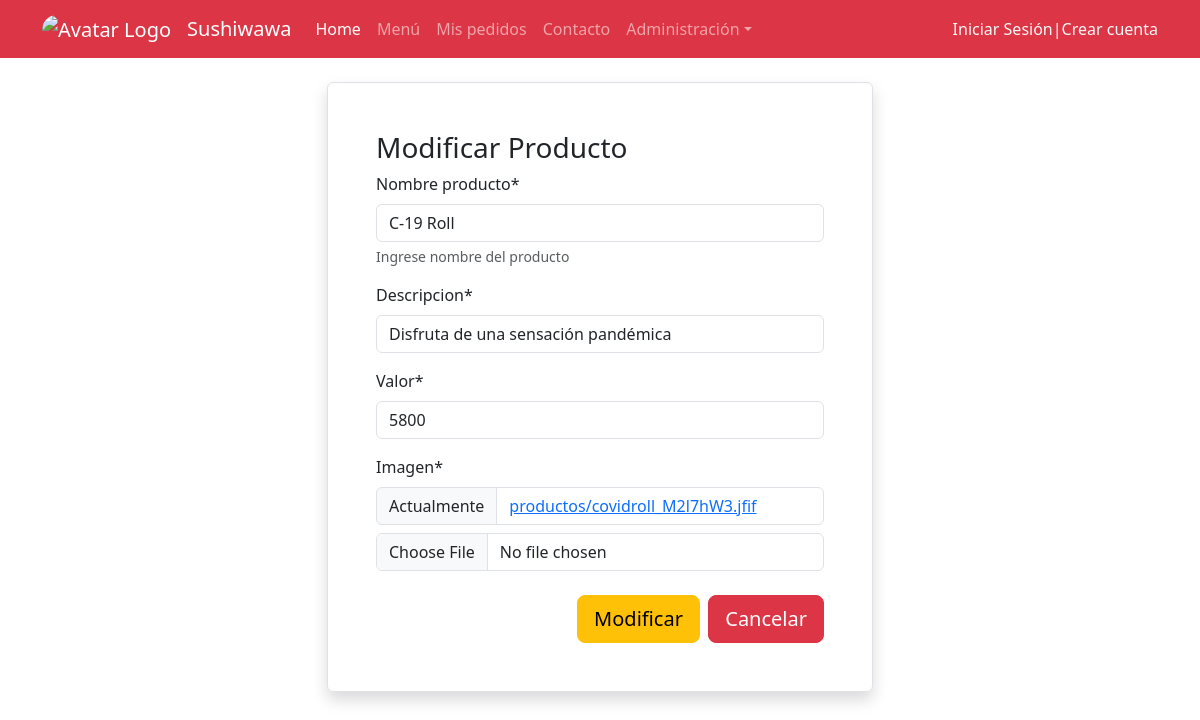
The page /modificarproducto/19 on the database its author committed.
### sushi/models.py (models this page shows, shortened)
class Producto(models.Model):
    nombre_producto=models.CharField(max_length=50, null=False)
    imagen=models.ImageField(upload_to='productos', null=True)
    descripcion=models.CharField(max_length=50, null=False)
    valor=models.IntegerField(null=False)

### sushi/views.py (the view, shortened to what this page needs)
# urls.py: path('modificarproducto/<id>',modificarproducto, name='modificarproducto'),
def modificarproducto(request,id):
    prod=get_object_or_404(Producto, id=id)
    form=ProductoForm(instance=prod)
    datos={
        "form":form
    }
    return render(request,'sushi/modificarproducto.html',datos)

### sushi/forms.py
class ProductoForm(forms.ModelForm):
    nombre_producto=forms.CharField(widget=forms.TextInput(),help_text='Ingrese nombre del producto')
    descripcion=forms.CharField(widget=forms.TextInput())
    valor=forms.IntegerField(min_value=1000, max_value=10000, localize=True)
    imagen=forms.ImageField()
    class Meta:
        model = Producto
        fields = ['nombre_producto', 'descripcion', 'valor', 'imagen']

### sushi/templates/sushi/modificarproducto.html (shortened to what this page needs)
{% extends "sushi/base.html" %}
{% load static %}
{% load crispy_forms_tags %}
{% block contenido %}
<div class="container">
    <div class="row mt-4">
        <div class="col-md-3"></div>
        <div class="col-md-6">
            <div class="border shadow rounded p-5">
                <h3>Modificar Producto</h3>
                <form action="" method="post" enctype="multipart/form-data">
                    {{form | crispy}}
                    <div class="d-flex justify-content-end">
                        <input type="submit" class="btn btn-warning btn-lg mt-2" value="Modificar">
                        <span> &nbsp;&nbsp;</span>
                        <a href="{% url "productos" %}">
                        <input type="button" class="btn btn-danger btn-lg mt-2"  value="Cancelar">
                        </a>
                    </div>
                </form>
            </div>
        </div>
        <div class="col-md-3"></div>
    </div>
</div>
{% endblock contenido %}

### rows shown on the page
Producto: nombre_producto "C-19 Roll", descripcion "Disfruta de una sensación pandémica", valor "5800"
